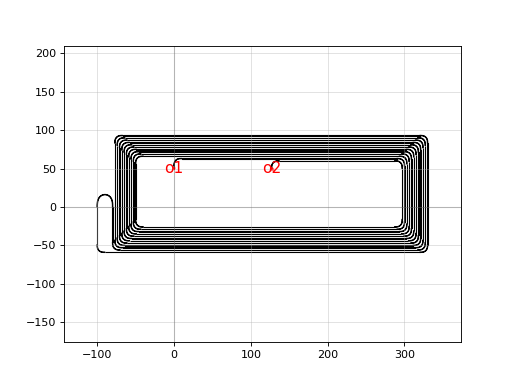

Reproduce this figure in Python.
import gdsfactory as gf

c = gf.components.spiral_inner_io(N=6, x_straight_inner_right=150.0, x_straight_inner_left=50.0, y_straight_inner_top=50.0, y_straight_inner_bottom=10.0, grating_spacing=127.0, waveguide_spacing=3.0, cross_section='strip')
c.plot()
